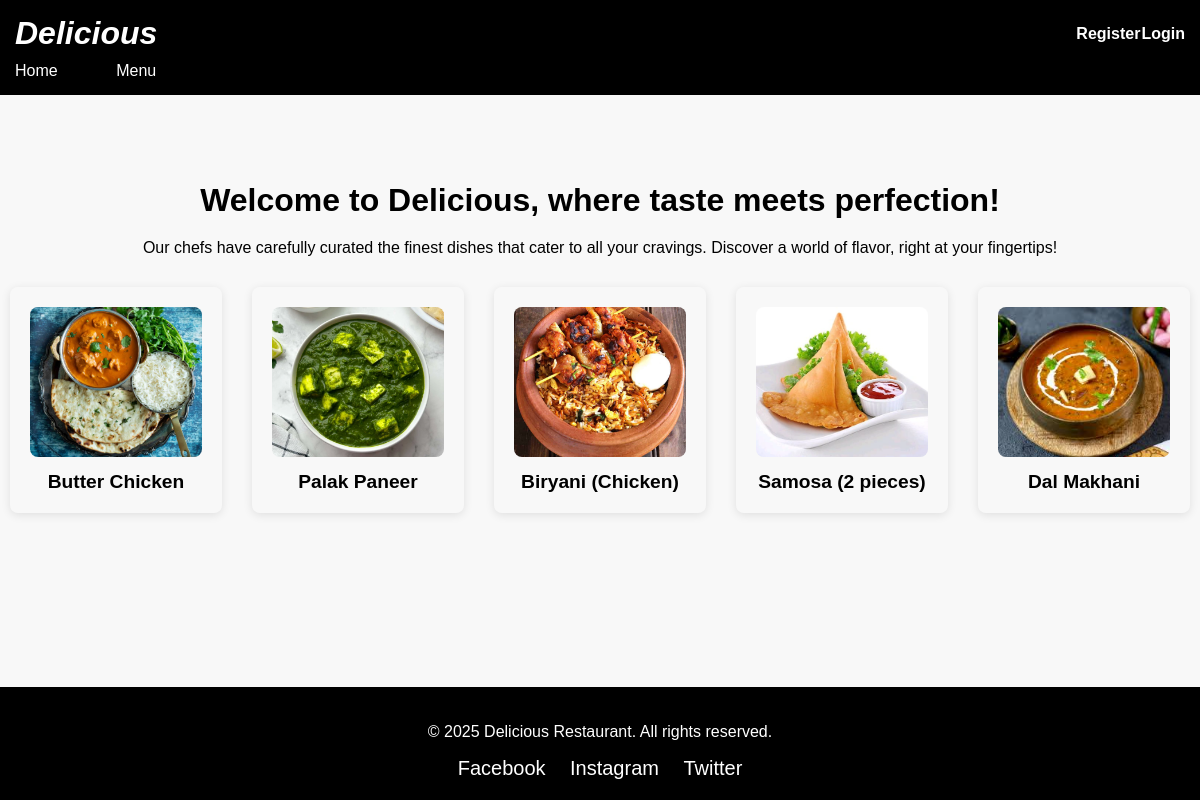
Page /owner/homepage/ on the committed database.
### owner/models.py (models this page shows, shortened)
class Dishes(models.Model):
    dish_name = models.CharField(primary_key=True, max_length=50, unique=False, validators=[validate_dish_name])
    price = models.IntegerField(default=0, validators=[MinValueValidator(1)])
    dish_category = models.CharField(max_length=50,blank=False)
    dish_image = models.ImageField(default="image.png")
    dish_sluger = models.SlugField(max_length=50, default="", null=False)
    dish_veg = models.CharField(max_length=10, choices=choices, default="Veg")
    dish_detail = models.TextField(blank=True)
    dish_quantity = models.IntegerField(validators=[MinValueValidator(1)], default=1)
    test = CustomeSortedManager()
    objects = models.Manager()
    class Meta:
        app_label="owner"

### owner/views.py (the view)
# urls.py: path("homepage/",views.homepage, name="homepage"),
def homepage(request):
    cat = Dishes.objects.all()[:5]
    return render(request, "owner/test.html", {"data": cat})

### owner/templates/owner/test.html (shortened to what this page needs)
{% load static %}
<!DOCTYPE html>
<html lang="en">
<head>
    <link rel="stylesheet" href="{% static 'css/home.css'%}">
</head>
<body>
    <div>
    {% include "owner/Headerlayout.html" %}
<div class="main-content">
    <h2>Welcome to Delicious, where taste meets perfection!</h2>
    <p>Our chefs have carefully curated the finest dishes that cater to all your cravings. Discover a world of flavor, right at your fingertips!</p>
    <div class="featured-dishes">
        {% for data in  data %}
        <div class="dish">
            <a href='/owner/details/{{data.dish_sluger}}'>
            <img src="{{data.dish_image.url}}" alt="{{data.dish_name}}">
            <h4 style="color:black;">{{data.dish_name}}</h4>
     </a>
        </div>
        {% endfor %}
    </div>
</div>
<div  style="position: absolute;  bottom: 0%;width: 100%;">
    {% include "owner/footer.html" %}
    </div>
</div>
</body>
</html>

### static/css/home.css (style rules this page uses)
body { font-family: Arial, sans-serif; margin: 0; padding: 0; background-color: #f8f8f8; }
h4 { color: black; }
.main-content { text-align: center; padding: 50px 10px; }
.main-content h2 { font-size: 2rem; margin-bottom: 20px; }
.featured-dishes { display: flex; justify-content: center; gap: 30px; margin-top: 30px; }
.dish { padding: 20px; border-radius: 8px; width: 250px; box-shadow: 0 2px 10px rgba(0, 0, 0, 0.1); transition: transform 0.3s; }
.dish img { width: 100%; height: 150px; object-fit: cover; border-radius: 8px; }
.dish h4 { margin-top: 10px; font-size: 1.2rem; }
h4, h3 { margin: 0; font-size: 16px; }
a { text-decoration: none; color: white; }

### rows in the picture
Dishes: dish_image (picture), dish_name "Butter Chicken"
Dishes: dish_image (picture), dish_name "Palak Paneer"
Dishes: dish_image (picture), dish_name "Biryani (Chicken)"
Dishes: dish_image (picture), dish_name "Samosa (2 pieces)"
Dishes: dish_image (picture), dish_name "Dal Makhani"
